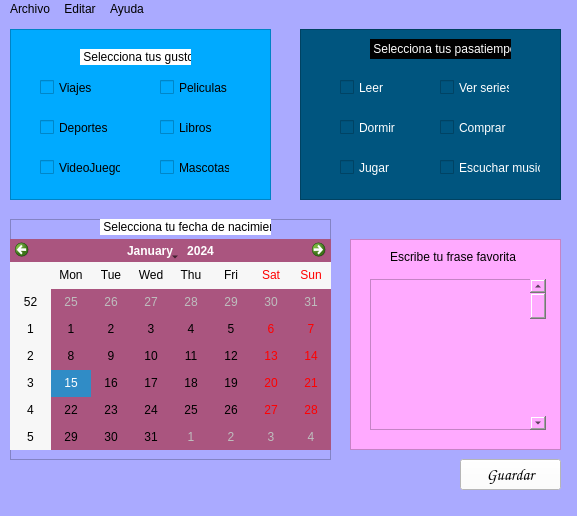
<?xml version="1.0" encoding="UTF-8"?>
<ui version="4.0">
 <class>MainWindow</class>
 <widget class="QMainWindow" name="MainWindow">
  <property name="geometry">
   <rect>
    <x>0</x>
    <y>0</y>
    <width>577</width>
    <height>516</height>
   </rect>
  </property>
  <property name="windowTitle">
   <string>MainWindow</string>
  </property>
  <property name="styleSheet">
   <string notr="true">background-color: rgb(170, 170, 255);</string>
  </property>
  <widget class="QWidget" name="centralwidget">
   <widget class="QFrame" name="frame">
    <property name="geometry">
     <rect>
      <x>10</x>
      <y>200</y>
      <width>321</width>
      <height>241</height>
     </rect>
    </property>
    <property name="frameShape">
     <enum>QFrame::StyledPanel</enum>
    </property>
    <property name="frameShadow">
     <enum>QFrame::Raised</enum>
    </property>
    <widget class="QCalendarWidget" name="calendarWidget">
     <property name="geometry">
      <rect>
       <x>0</x>
       <y>20</y>
       <width>321</width>
       <height>211</height>
      </rect>
     </property>
     <property name="styleSheet">
      <string notr="true">background-color: rgb(170, 85, 127);</string>
     </property>
    </widget>
    <widget class="QLabel" name="label_3">
     <property name="geometry">
      <rect>
       <x>90</x>
       <y>0</y>
       <width>171</width>
       <height>16</height>
      </rect>
     </property>
     <property name="styleSheet">
      <string notr="true">background-color: rgb(255, 255, 255);</string>
     </property>
     <property name="text">
      <string> Selecciona tu fecha de nacimiento</string>
     </property>
    </widget>
   </widget>
   <widget class="QFrame" name="frame_2">
    <property name="geometry">
     <rect>
      <x>10</x>
      <y>10</y>
      <width>261</width>
      <height>171</height>
     </rect>
    </property>
    <property name="styleSheet">
     <string notr="true">background-color: rgb(0, 170, 255);</string>
    </property>
    <property name="frameShape">
     <enum>QFrame::StyledPanel</enum>
    </property>
    <property name="frameShadow">
     <enum>QFrame::Raised</enum>
    </property>
    <widget class="QCheckBox" name="viajes">
     <property name="geometry">
      <rect>
       <x>30</x>
       <y>50</y>
       <width>70</width>
       <height>17</height>
      </rect>
     </property>
     <property name="text">
      <string>Viajes</string>
     </property>
    </widget>
    <widget class="QCheckBox" name="deportes">
     <property name="geometry">
      <rect>
       <x>30</x>
       <y>90</y>
       <width>70</width>
       <height>17</height>
      </rect>
     </property>
     <property name="text">
      <string>Deportes</string>
     </property>
    </widget>
    <widget class="QCheckBox" name="games">
     <property name="geometry">
      <rect>
       <x>30</x>
       <y>130</y>
       <width>81</width>
       <height>17</height>
      </rect>
     </property>
     <property name="text">
      <string>VideoJuegos</string>
     </property>
    </widget>
    <widget class="QCheckBox" name="pelis">
     <property name="geometry">
      <rect>
       <x>150</x>
       <y>50</y>
       <width>70</width>
       <height>17</height>
      </rect>
     </property>
     <property name="text">
      <string>Peliculas</string>
     </property>
    </widget>
    <widget class="QCheckBox" name="libros">
     <property name="geometry">
      <rect>
       <x>150</x>
       <y>90</y>
       <width>70</width>
       <height>17</height>
      </rect>
     </property>
     <property name="text">
      <string>Libros</string>
     </property>
    </widget>
    <widget class="QCheckBox" name="mascotas">
     <property name="geometry">
      <rect>
       <x>150</x>
       <y>130</y>
       <width>70</width>
       <height>17</height>
      </rect>
     </property>
     <property name="text">
      <string>Mascotas</string>
     </property>
    </widget>
    <widget class="QLabel" name="label">
     <property name="geometry">
      <rect>
       <x>70</x>
       <y>20</y>
       <width>111</width>
       <height>16</height>
      </rect>
     </property>
     <property name="styleSheet">
      <string notr="true">background-color: rgb(255, 255, 255);</string>
     </property>
     <property name="text">
      <string> Selecciona tus gustos</string>
     </property>
    </widget>
   </widget>
   <widget class="QFrame" name="frame_4">
    <property name="geometry">
     <rect>
      <x>350</x>
      <y>220</y>
      <width>211</width>
      <height>211</height>
     </rect>
    </property>
    <property name="styleSheet">
     <string notr="true">background-color: rgb(255, 170, 255);</string>
    </property>
    <property name="frameShape">
     <enum>QFrame::StyledPanel</enum>
    </property>
    <property name="frameShadow">
     <enum>QFrame::Raised</enum>
    </property>
    <widget class="QLabel" name="label_4">
     <property name="geometry">
      <rect>
       <x>40</x>
       <y>10</y>
       <width>161</width>
       <height>16</height>
      </rect>
     </property>
     <property name="text">
      <string>Escribe tu frase favorita</string>
     </property>
    </widget>
    <widget class="QTextEdit" name="textEdit">
     <property name="geometry">
      <rect>
       <x>20</x>
       <y>40</y>
       <width>161</width>
       <height>151</height>
      </rect>
     </property>
    </widget>
    <widget class="QScrollBar" name="verticalScrollBar">
     <property name="geometry">
      <rect>
       <x>180</x>
       <y>40</y>
       <width>16</width>
       <height>151</height>
      </rect>
     </property>
     <property name="orientation">
      <enum>Qt::Vertical</enum>
     </property>
    </widget>
   </widget>
   <widget class="QPushButton" name="save">
    <property name="geometry">
     <rect>
      <x>460</x>
      <y>440</y>
      <width>101</width>
      <height>31</height>
     </rect>
    </property>
    <property name="font">
     <font>
      <family>Comic Sans MS</family>
      <pointsize>12</pointsize>
      <weight>50</weight>
      <bold>false</bold>
     </font>
    </property>
    <property name="styleSheet">
     <string notr="true">background-color: rgb(255, 255, 255);</string>
    </property>
    <property name="text">
     <string>Guardar</string>
    </property>
   </widget>
   <widget class="QFrame" name="frame_3">
    <property name="geometry">
     <rect>
      <x>300</x>
      <y>10</y>
      <width>261</width>
      <height>171</height>
     </rect>
    </property>
    <property name="styleSheet">
     <string notr="true">background-color: rgb(0, 85, 127);</string>
    </property>
    <property name="frameShape">
     <enum>QFrame::StyledPanel</enum>
    </property>
    <property name="frameShadow">
     <enum>QFrame::Raised</enum>
    </property>
    <widget class="QCheckBox" name="leer">
     <property name="geometry">
      <rect>
       <x>40</x>
       <y>50</y>
       <width>70</width>
       <height>17</height>
      </rect>
     </property>
     <property name="styleSheet">
      <string notr="true">color: rgb(255, 255, 255);</string>
     </property>
     <property name="text">
      <string>Leer</string>
     </property>
    </widget>
    <widget class="QCheckBox" name="series">
     <property name="geometry">
      <rect>
       <x>140</x>
       <y>50</y>
       <width>70</width>
       <height>17</height>
      </rect>
     </property>
     <property name="styleSheet">
      <string notr="true">color: rgb(255, 255, 255);</string>
     </property>
     <property name="text">
      <string>Ver series</string>
     </property>
    </widget>
    <widget class="QCheckBox" name="dormir">
     <property name="geometry">
      <rect>
       <x>40</x>
       <y>90</y>
       <width>70</width>
       <height>17</height>
      </rect>
     </property>
     <property name="styleSheet">
      <string notr="true">color: rgb(255, 255, 255);</string>
     </property>
     <property name="text">
      <string>Dormir</string>
     </property>
    </widget>
    <widget class="QCheckBox" name="comprar">
     <property name="geometry">
      <rect>
       <x>140</x>
       <y>90</y>
       <width>70</width>
       <height>17</height>
      </rect>
     </property>
     <property name="styleSheet">
      <string notr="true">color: rgb(255, 255, 255);</string>
     </property>
     <property name="text">
      <string>Comprar</string>
     </property>
    </widget>
    <widget class="QCheckBox" name="jugar">
     <property name="geometry">
      <rect>
       <x>40</x>
       <y>130</y>
       <width>70</width>
       <height>17</height>
      </rect>
     </property>
     <property name="styleSheet">
      <string notr="true">color: rgb(255, 255, 255);</string>
     </property>
     <property name="text">
      <string>Jugar</string>
     </property>
    </widget>
    <widget class="QCheckBox" name="musica">
     <property name="geometry">
      <rect>
       <x>140</x>
       <y>130</y>
       <width>101</width>
       <height>17</height>
      </rect>
     </property>
     <property name="styleSheet">
      <string notr="true">color: rgb(255, 255, 255);</string>
     </property>
     <property name="text">
      <string>Escuchar musica</string>
     </property>
    </widget>
    <widget class="QLabel" name="label_2">
     <property name="geometry">
      <rect>
       <x>70</x>
       <y>10</y>
       <width>141</width>
       <height>20</height>
      </rect>
     </property>
     <property name="styleSheet">
      <string notr="true">color: rgb(255, 255, 255);
background-color: rgb(0, 0, 0);</string>
     </property>
     <property name="text">
      <string> Selecciona tus pasatiempos</string>
     </property>
    </widget>
   </widget>
  </widget>
  <widget class="QMenuBar" name="menubar">
   <property name="geometry">
    <rect>
     <x>0</x>
     <y>0</y>
     <width>577</width>
     <height>21</height>
    </rect>
   </property>
   <widget class="QMenu" name="menuArchivo">
    <property name="title">
     <string>Archivo</string>
    </property>
    <addaction name="separator"/>
    <addaction name="actionAbrir"/>
    <addaction name="actionGuardar"/>
    <addaction name="actionSalir"/>
   </widget>
   <widget class="QMenu" name="menuEditar">
    <property name="title">
     <string>Editar</string>
    </property>
   </widget>
   <widget class="QMenu" name="menuAyuda">
    <property name="title">
     <string>Ayuda</string>
    </property>
    <addaction name="actionAcerca"/>
   </widget>
   <addaction name="menuArchivo"/>
   <addaction name="menuEditar"/>
   <addaction name="menuAyuda"/>
  </widget>
  <widget class="QStatusBar" name="statusbar"/>
  <action name="actionAcerca">
   <property name="text">
    <string>Acerca</string>
   </property>
  </action>
  <action name="actionAbrir">
   <property name="text">
    <string>Nuevo</string>
   </property>
  </action>
  <action name="actionGuardar">
   <property name="text">
    <string>Guardar</string>
   </property>
  </action>
  <action name="actionSalir">
   <property name="text">
    <string>Salir</string>
   </property>
  </action>
 </widget>
 <resources/>
 <connections/>
</ui>
